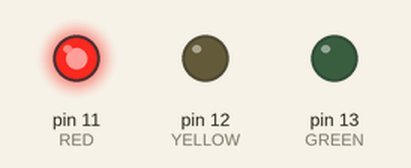
Bench run of a sketch on a simulated Arduino Uno, built with avr-gcc and run on an emulated ATmega328P. Shown: output pins drawn as LEDs (lit = HIGH).

Above: at 2.5 s.
At 5.2 s:
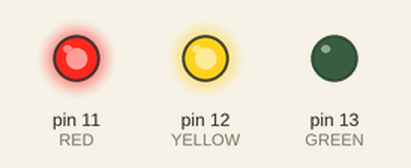
At 7.7 s:
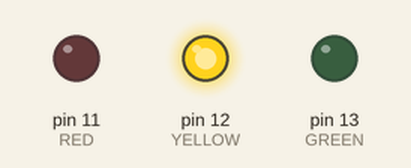
At 11.0 s:
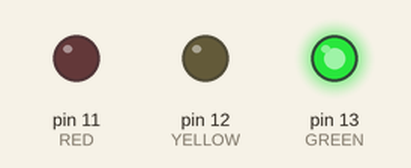
At 15.37 s:
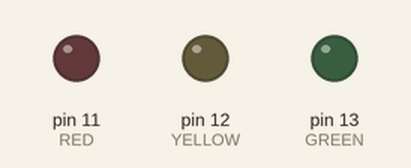
Timing chart, 0 to 20.2 s (numbered marks = the images above):
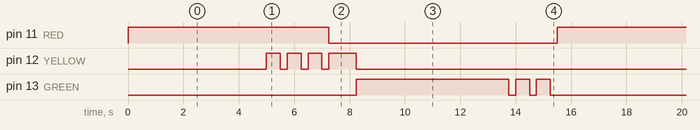

The sketch:

Blink.ino
```cpp
#define RED 11
#define YELLOW 12
#define GREEN 13

void setup() {
  pinMode(RED, OUTPUT);
  pinMode(YELLOW, OUTPUT);
  pinMode(GREEN, OUTPUT);
}

void loop() {
  //RED
  digitalWrite(RED, HIGH);
  delay(5000);
  blink(YELLOW, 3);
  digitalWrite(RED, LOW);

  //YELLOW
  digitalWrite(YELLOW, HIGH);
  delay(1000);
  digitalWrite(YELLOW, LOW);

  //GREEN
  digitalWrite(GREEN, HIGH);
  delay(5000);
  digitalWrite(GREEN, LOW);
  blink(GREEN, 3);

}

void blink(int port, int times) {
  for (int i = 0; i < times; i++) {
    digitalWrite(port, HIGH);
    delay(500);
    digitalWrite(port, LOW);
    delay(250);
  }
}
```

Measured:
- by itself, pin 11 (RED): alternates HIGH for 7.3 s and LOW for 8.3 s
- by itself, pin 12 (YELLOW): repeats every 15.5 s: 2 × (LOW 0.25 s, HIGH 0.50 s), LOW 0.25 s, HIGH 1.0 s, LOW 12.3 s, HIGH 0.50 s
- by itself, pin 13 (GREEN): repeats every 15.5 s: 2 × (LOW 0.25 s, HIGH 0.50 s), LOW 8.5 s, HIGH 5.5 s
